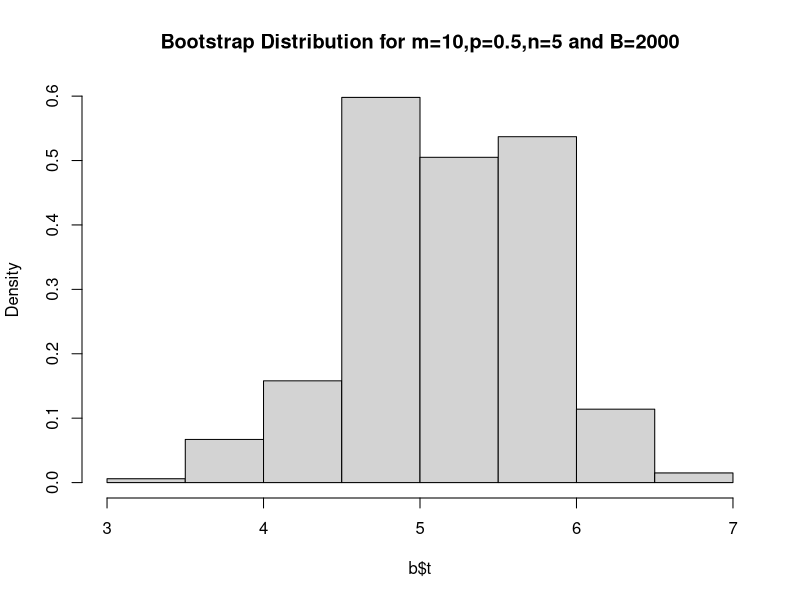

Write the R code that produced this figure. (Note: this script raises an error after producing the figure.)
rm(list=ls())
library(boot)
set.seed(1234)
m=10
p=0.5
n=5
B=2000
x=rbinom(n,m,p)
mean.fun<-function(data,index){mean(data[index])}
b=boot(x,statistic=mean.fun,R=B,stype="i")
b
bootestimate=mean(b$t)
bootestimate
hist(b$t,main=paste("Bootstrap Distribution for m=",m,",p=",p,",n=",n," and B=",B,sep=""),freq=F)
ci=boot.ci(b,conf=0.95)
names(ci)
coverages=c(0,0,0,0)
for(i in 1:1000)
{
	d=rbinom(n,m,p)
	boo=boot(d,statistic=mean.fun,R=B,stype="i")
	confi=boot.ci(boo,conf=0.95)
	if(confi$normal[2]<m*p & confi$normal[3]>m*p)
	{
		coverages[1]=coverages[1]+1
	}
	if(confi$basic[4]<m*p & confi$basic[5]>m*p)
	{
		coverages[2]=coverages[2]+1
	}
	if(confi$percent[4]<m*p & confi$percent[5]>m*p)
	{
		coverages[3]=coverages[3]+1
	}
	if(confi$bca[4]<m*p & confi$bca[5]>m*p)
	{
		coverages[4]=coverages[4]+1
	}
}
coverages